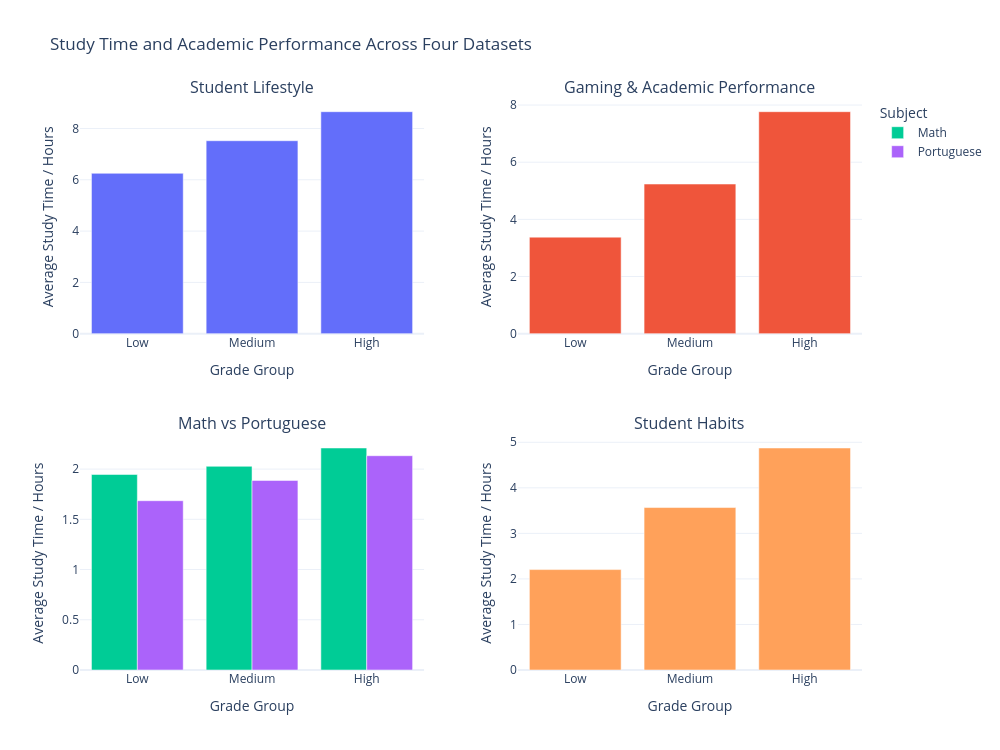

The code cell stored with this chart in its notebook:
### Code cell
%run plots/study_time_plot.ipynb

### Figure 1 — Plotly figure (JSON) as saved in the notebook; plotly's stock layout.template omitted (floating-point values rounded to 4 significant figures)
{"data": [{"showlegend": false, "type": "bar", "x": ["Low", "Medium", "High"], "xaxis": "x", "y": [6.252, 7.522, 8.654], "yaxis": "y"}, {"showlegend": false, "type": "bar", "x": ["Low", "Medium", "High"], "xaxis": "x2", "y": [3.378, 5.236, 7.768], "yaxis": "y2"}, {"name": "Math", "type": "bar", "x": ["Low", "Medium", "High"], "xaxis": "x3", "y": [1.946, 2.028, 2.21], "yaxis": "y3"}, {"name": "Portuguese", "type": "bar", "x": ["Low", "Medium", "High"], "xaxis": "x3", "y": [1.685, 1.887, 2.133], "yaxis": "y3"}, {"showlegend": false, "type": "bar", "x": ["Low", "Medium", "High"], "xaxis": "x4", "y": [2.205, 3.567, 4.875], "yaxis": "y4"}], "layout": {"annotations": [{"font": {"size": 16}, "showarrow": false, "text": "Student Lifestyle", "x": 0.22, "xanchor": "center", "xref": "paper", "y": 1, "yanchor": "bottom", "yref": "paper"}, {"font": {"size": 16}, "showarrow": false, "text": "Gaming & Academic Performance", "x": 0.78, "xanchor": "center", "xref": "paper", "y": 1, "yanchor": "bottom", "yref": "paper"}, {"font": {"size": 16}, "showarrow": false, "text": "Math vs Portuguese", "x": 0.22, "xanchor": "center", "xref": "paper", "y": 0.41, "yanchor": "bottom", "yref": "paper"}, {"font": {"size": 16}, "showarrow": false, "text": "Student Habits", "x": 0.78, "xanchor": "center", "xref": "paper", "y": 0.41, "yanchor": "bottom", "yref": "paper"}], "barmode": "group", "height": 750, "legend": {"title": {"text": "Subject"}}, "title": {"text": "Study Time and Academic Performance Across Four Datasets"}, "width": 1000, "xaxis": {"anchor": "y", "domain": [0, 0.44], "title": {"text": "Grade Group"}}, "xaxis2": {"anchor": "y2", "domain": [0.56, 1], "title": {"text": "Grade Group"}}, "xaxis3": {"anchor": "y3", "domain": [0, 0.44], "title": {"text": "Grade Group"}}, "xaxis4": {"anchor": "y4", "domain": [0.56, 1], "title": {"text": "Grade Group"}}, "yaxis": {"anchor": "x", "domain": [0.59, 1], "title": {"text": "Average Study Time / Hours"}}, "yaxis2": {"anchor": "x2", "domain": [0.59, 1], "title": {"text": "Average Study Time / Hours"}}, "yaxis3": {"anchor": "x3", "domain": [0, 0.41], "title": {"text": "Average Study Time / Hours"}}, "yaxis4": {"anchor": "x4", "domain": [0, 0.41], "title": {"text": "Average Study Time / Hours"}}}}
